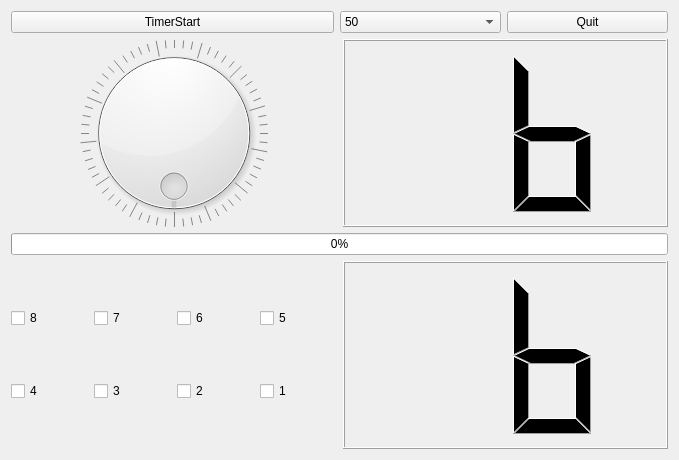
<?xml version="1.0" encoding="UTF-8"?>
<ui version="4.0">
 <class>Tab1DeviceControl</class>
 <widget class="QWidget" name="Tab1DeviceControl">
  <property name="geometry">
   <rect>
    <x>0</x>
    <y>0</y>
    <width>679</width>
    <height>460</height>
   </rect>
  </property>
  <property name="windowTitle">
   <string>Form</string>
  </property>
  <property name="autoFillBackground">
   <bool>false</bool>
  </property>
  <layout class="QVBoxLayout" name="verticalLayout_2">
   <item>
    <layout class="QVBoxLayout" name="verticalLayout" stretch="1,4,1,4">
     <item>
      <layout class="QHBoxLayout" name="horizontalLayout" stretch="2,1,1">
       <item>
        <widget class="QPushButton" name="pPBTTimerStart">
         <property name="text">
          <string>TimerStart</string>
         </property>
         <property name="checkable">
          <bool>true</bool>
         </property>
         <property name="checked">
          <bool>false</bool>
         </property>
        </widget>
       </item>
       <item>
        <widget class="QComboBox" name="pCBTimerValue">
         <item>
          <property name="text">
           <string>50</string>
          </property>
         </item>
         <item>
          <property name="text">
           <string>100</string>
          </property>
         </item>
         <item>
          <property name="text">
           <string>500</string>
          </property>
         </item>
         <item>
          <property name="text">
           <string>1000</string>
          </property>
         </item>
         <item>
          <property name="text">
           <string>2000</string>
          </property>
         </item>
        </widget>
       </item>
       <item>
        <widget class="QPushButton" name="pPBQuit">
         <property name="text">
          <string>Quit</string>
         </property>
        </widget>
       </item>
      </layout>
     </item>
     <item>
      <layout class="QHBoxLayout" name="horizontalLayout_2">
       <item>
        <widget class="QDial" name="pDialLed">
         <property name="maximum">
          <number>255</number>
         </property>
         <property name="sliderPosition">
          <number>0</number>
         </property>
         <property name="tracking">
          <bool>true</bool>
         </property>
         <property name="wrapping">
          <bool>true</bool>
         </property>
         <property name="notchTarget">
          <double>3.700000000000000</double>
         </property>
         <property name="notchesVisible">
          <bool>true</bool>
         </property>
        </widget>
       </item>
       <item>
        <widget class="QLCDNumber" name="pLNLed">
         <property name="smallDecimalPoint">
          <bool>false</bool>
         </property>
         <property name="digitCount">
          <number>2</number>
         </property>
         <property name="mode">
          <enum>QLCDNumber::Mode::Hex</enum>
         </property>
         <property name="intValue" stdset="0">
          <number>11</number>
         </property>
        </widget>
       </item>
      </layout>
     </item>
     <item>
      <layout class="QHBoxLayout" name="horizontalLayout_3">
       <item>
        <widget class="QProgressBar" name="pPBLed">
         <property name="maximum">
          <number>255</number>
         </property>
         <property name="value">
          <number>0</number>
         </property>
        </widget>
       </item>
      </layout>
     </item>
     <item>
      <layout class="QHBoxLayout" name="horizontalLayout_4">
       <item>
        <layout class="QGridLayout" name="gridLayout">
         <item row="0" column="0">
          <widget class="QCheckBox" name="pCBkey8">
           <property name="text">
            <string>8</string>
           </property>
          </widget>
         </item>
         <item row="0" column="1">
          <widget class="QCheckBox" name="pCBkey7">
           <property name="text">
            <string>7</string>
           </property>
          </widget>
         </item>
         <item row="0" column="3">
          <widget class="QCheckBox" name="pCBkey5">
           <property name="text">
            <string>5</string>
           </property>
          </widget>
         </item>
         <item row="0" column="2">
          <widget class="QCheckBox" name="pCBkey6">
           <property name="text">
            <string>6</string>
           </property>
          </widget>
         </item>
         <item row="1" column="2">
          <widget class="QCheckBox" name="pCBkey2">
           <property name="text">
            <string>2</string>
           </property>
          </widget>
         </item>
         <item row="1" column="1">
          <widget class="QCheckBox" name="pCBkey3">
           <property name="text">
            <string>3</string>
           </property>
          </widget>
         </item>
         <item row="1" column="3">
          <widget class="QCheckBox" name="pCBkey1">
           <property name="text">
            <string>1</string>
           </property>
          </widget>
         </item>
         <item row="1" column="0">
          <widget class="QCheckBox" name="pCBkey4">
           <property name="text">
            <string>4</string>
           </property>
          </widget>
         </item>
        </layout>
       </item>
       <item>
        <widget class="QLCDNumber" name="pLNKey">
         <property name="smallDecimalPoint">
          <bool>false</bool>
         </property>
         <property name="digitCount">
          <number>2</number>
         </property>
         <property name="mode">
          <enum>QLCDNumber::Mode::Hex</enum>
         </property>
         <property name="intValue" stdset="0">
          <number>11</number>
         </property>
        </widget>
       </item>
      </layout>
     </item>
    </layout>
   </item>
  </layout>
 </widget>
 <resources/>
 <connections>
  <connection>
   <sender>pDialLed</sender>
   <signal>valueChanged(int)</signal>
   <receiver>pPBLed</receiver>
   <slot>setValue(int)</slot>
   <hints>
    <hint type="sourcelabel">
     <x>181</x>
     <y>225</y>
    </hint>
    <hint type="destinationlabel">
     <x>278</x>
     <y>265</y>
    </hint>
   </hints>
  </connection>
  <connection>
   <sender>pDialLed</sender>
   <signal>valueChanged(int)</signal>
   <receiver>pLNLed</receiver>
   <slot>display(int)</slot>
   <hints>
    <hint type="sourcelabel">
     <x>230</x>
     <y>225</y>
    </hint>
    <hint type="destinationlabel">
     <x>367</x>
     <y>225</y>
    </hint>
   </hints>
  </connection>
 </connections>
</ui>
